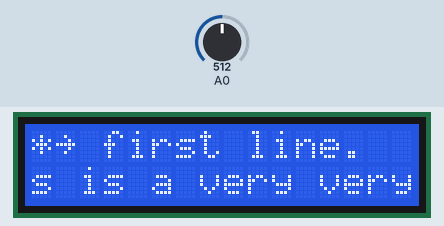
The sketch below on a simulated Arduino Uno, built with avr-gcc and run on an emulated ATmega328P. On the bench: 16×2 character LCD. The inputs (shaded band) are chosen by the test bench; at power-on: A0 = 512. What the sketch prints to the serial monitor is not drawn.

Above: at 3.2 s.
3.3 s: A0 set to 6
5.8 s: A0 set to 3
At 6.07 s:
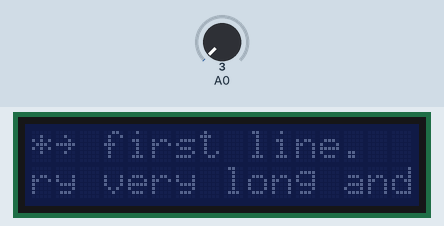
8.3 s: A0 set to 26
At 8.6 s:
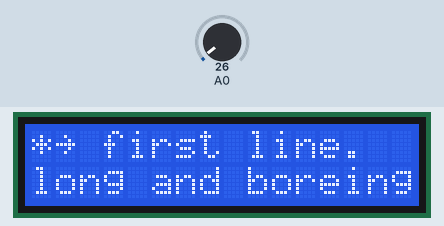
10.8 s: A0 set to 0
At 11.13 s:
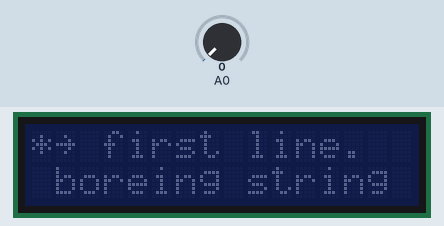
13.4 s: A0 set to 122
At 13.67 s:
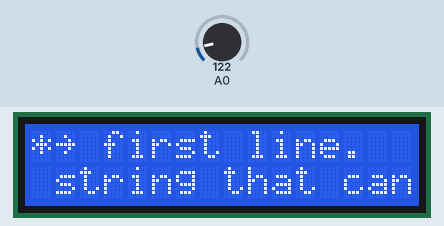
15.9 s: A0 set to 0
At 16.2 s:
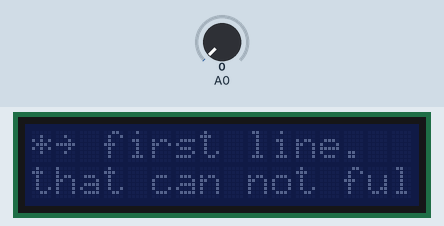
Timing chart, 0 to 18.9 s (numbered marks = the images above; inputs shaded):
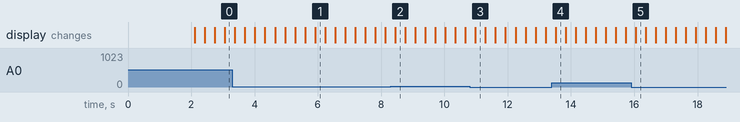

The sketch:

LCD_HelloWorld.ino
```cpp
/*
本程式為LCD 1602的範例

首先要安裝LiquidCrystal_PCF8574的函式庫
接線請參考附圖

LCD 16x2 賣場：
https://www.jmaker.com.tw/products/lcd1602

LCD支架賣場：
https://www.jmaker.com.tw/products/product170

LCD 20x4 賣場：
https://www.jmaker.com.tw/products/lcd20x4


傑森創工賣場：https://www.jmaker.com.tw

傑森創工粉絲團：https://www.facebook.com/jasonshow

 */

#include <LiquidCrystal_PCF8574.h>

LiquidCrystal_PCF8574 lcd(0x27);  // 設定i2c位址，一般情況就是0x27和0x3F兩種

const String text="this is a very very long and boreing string that can not fully shown on LCD";
const int maxLen=16;
int bright=100;


int line2_index;

void setup()
{
  Serial.begin(9600);
  lcd.begin(16, 2); // 初始化LCD
  //lcd.begin(20, 4); // 如果是20x4的LCD就是用這行

  lcd.setBacklight(bright);
  lcd.clear();
  lcd.setCursor(0, 0);  //設定游標位置 (字,行)
  lcd.print("*~ first line.");
  lcd.setCursor(0, 1);
  lcd.print("~* second line.");

  Serial.println("wait..");
  delay(2000);//先停止2秒
  Serial.println("start!");

}

void loop()
{


  /*lcd.setCursor(0,1);
  lcd.print(text);
  lcd.autoscroll();
  delay(300);*/
 line2_index=0;
 while(line2_index<text.length()){
   bright= map(analogRead(A0),0,1023,0,255);

   Serial.println(bright);
   lcd.setBacklight(bright);

    if(line2_index+maxLen>text.length()){
      //如果剩下的文字不足螢幕長度了,固定先把第二行蓋成空白
      for(int i=0;i<maxLen;i++){
        lcd.setCursor(i,1);
        lcd.print(" ");
      }
        //判斷從index開始到哪個位置後沒有文字
        /*int pos=(line2_index+maxLen)-text.length();
        for (int i=pos;i<maxLen;i++){
            lcd.setCursor(maxLen-i,1);
            lcd.print(" "); */
   }
    lcd.setCursor(0,1);//移動到第二行開頭
    lcd.print(text.substring(line2_index,min(line2_index+maxLen,text.length())));
    line2_index++;
    delay(300);
  }
  lcd.setCursor(0, 1);
  lcd.print("~* second line.");
  delay(5000);

}
```

Measured:
- the behaviour switches between 5 and 4 on A0 (found by bisection; images 0 and 1)
- after the input at 5.8 s, the display: changes after 0.11 s (image 1)
- after the input at 8.3 s, the display: changes after 0.15 s (image 2)
- after the input at 10.8 s, the display: changes after 0.18 s (image 3)
- after the input at 13.4 s, the display: changes after 0.11 s (image 4)
- after the input at 15.9 s, the display: changes after 0.15 s (image 5)
